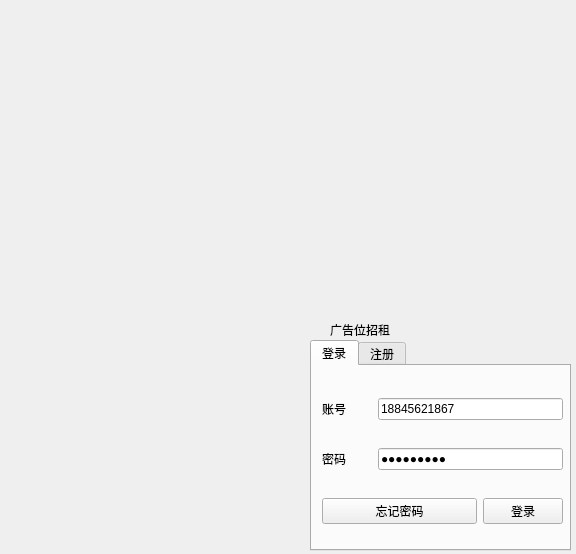
<?xml version="1.0" encoding="UTF-8"?>
<ui version="4.0">
 <class>logindlg</class>
 <widget class="QWidget" name="logindlg">
  <property name="geometry">
   <rect>
    <x>0</x>
    <y>0</y>
    <width>576</width>
    <height>554</height>
   </rect>
  </property>
  <property name="windowTitle">
   <string>logindlg</string>
  </property>
  <widget class="QLabel" name="lb_backImg">
   <property name="geometry">
    <rect>
     <x>1</x>
     <y>0</y>
     <width>311</width>
     <height>561</height>
    </rect>
   </property>
   <property name="text">
    <string/>
   </property>
   <property name="pixmap">
    <pixmap resource="tx.qrc">:/tx/guoqi.png</pixmap>
   </property>
   <property name="scaledContents">
    <bool>true</bool>
   </property>
  </widget>
  <widget class="QLabel" name="label_2">
   <property name="geometry">
    <rect>
     <x>450</x>
     <y>0</y>
     <width>131</width>
     <height>191</height>
    </rect>
   </property>
   <property name="text">
    <string/>
   </property>
   <property name="pixmap">
    <pixmap resource="tx.qrc">:/tx/5.png</pixmap>
   </property>
   <property name="scaledContents">
    <bool>true</bool>
   </property>
  </widget>
  <widget class="QLabel" name="label_3">
   <property name="geometry">
    <rect>
     <x>391</x>
     <y>194</y>
     <width>181</width>
     <height>61</height>
    </rect>
   </property>
   <property name="text">
    <string/>
   </property>
   <property name="pixmap">
    <pixmap resource="tx.qrc">:/tx/7.png</pixmap>
   </property>
   <property name="scaledContents">
    <bool>true</bool>
   </property>
  </widget>
  <widget class="QLabel" name="label_4">
   <property name="geometry">
    <rect>
     <x>391</x>
     <y>114</y>
     <width>61</width>
     <height>71</height>
    </rect>
   </property>
   <property name="text">
    <string/>
   </property>
   <property name="pixmap">
    <pixmap resource="tx.qrc">:/tx/13.png</pixmap>
   </property>
   <property name="scaledContents">
    <bool>true</bool>
   </property>
  </widget>
  <widget class="QLabel" name="label_5">
   <property name="geometry">
    <rect>
     <x>311</x>
     <y>4</y>
     <width>141</width>
     <height>111</height>
    </rect>
   </property>
   <property name="text">
    <string/>
   </property>
   <property name="pixmap">
    <pixmap resource="tx.qrc">:/tx/9.png</pixmap>
   </property>
   <property name="scaledContents">
    <bool>true</bool>
   </property>
  </widget>
  <widget class="QLabel" name="label_6">
   <property name="geometry">
    <rect>
     <x>310</x>
     <y>220</y>
     <width>81</width>
     <height>91</height>
    </rect>
   </property>
   <property name="text">
    <string/>
   </property>
   <property name="pixmap">
    <pixmap resource="tx.qrc">:/tx/25.png</pixmap>
   </property>
   <property name="scaledContents">
    <bool>true</bool>
   </property>
   <property name="wordWrap">
    <bool>false</bool>
   </property>
  </widget>
  <widget class="QLabel" name="label_7">
   <property name="geometry">
    <rect>
     <x>310</x>
     <y>110</y>
     <width>81</width>
     <height>111</height>
    </rect>
   </property>
   <property name="text">
    <string/>
   </property>
   <property name="pixmap">
    <pixmap resource="tx.qrc">:/tx/6.png</pixmap>
   </property>
   <property name="scaledContents">
    <bool>true</bool>
   </property>
  </widget>
  <widget class="QLabel" name="label_8">
   <property name="geometry">
    <rect>
     <x>461</x>
     <y>254</y>
     <width>111</width>
     <height>61</height>
    </rect>
   </property>
   <property name="text">
    <string/>
   </property>
   <property name="pixmap">
    <pixmap resource="tx.qrc">:/tx/19.png</pixmap>
   </property>
   <property name="scaledContents">
    <bool>true</bool>
   </property>
  </widget>
  <widget class="QLabel" name="label_9">
   <property name="geometry">
    <rect>
     <x>390</x>
     <y>254</y>
     <width>72</width>
     <height>61</height>
    </rect>
   </property>
   <property name="text">
    <string/>
   </property>
   <property name="pixmap">
    <pixmap resource="tx.qrc">:/tx/22.png</pixmap>
   </property>
   <property name="scaledContents">
    <bool>true</bool>
   </property>
  </widget>
  <widget class="QLabel" name="label_10">
   <property name="geometry">
    <rect>
     <x>330</x>
     <y>320</y>
     <width>221</width>
     <height>20</height>
    </rect>
   </property>
   <property name="text">
    <string>广告位招租</string>
   </property>
  </widget>
  <widget class="QTabWidget" name="tabWidget">
   <property name="geometry">
    <rect>
     <x>310</x>
     <y>340</y>
     <width>261</width>
     <height>211</height>
    </rect>
   </property>
   <property name="currentIndex">
    <number>0</number>
   </property>
   <widget class="QWidget" name="tb_login">
    <attribute name="title">
     <string>登录</string>
    </attribute>
    <widget class="QWidget" name="layoutWidget">
     <property name="geometry">
      <rect>
       <x>10</x>
       <y>10</y>
       <width>241</width>
       <height>171</height>
      </rect>
     </property>
     <layout class="QGridLayout" name="gridLayout_2">
      <item row="0" column="0">
       <widget class="QLabel" name="label">
        <property name="text">
         <string>账号</string>
        </property>
       </widget>
      </item>
      <item row="1" column="0">
       <widget class="QLabel" name="label_11">
        <property name="text">
         <string>密码</string>
        </property>
       </widget>
      </item>
      <item row="2" column="0" colspan="3">
       <widget class="QPushButton" name="pb_forgetPW">
        <property name="text">
         <string>忘记密码</string>
        </property>
       </widget>
      </item>
      <item row="2" column="3">
       <widget class="QPushButton" name="pb_login">
        <property name="text">
         <string>登录</string>
        </property>
       </widget>
      </item>
      <item row="0" column="1" colspan="3">
       <widget class="QLineEdit" name="le_account">
        <property name="text">
         <string>18845621867</string>
        </property>
        <property name="frame">
         <bool>true</bool>
        </property>
        <property name="placeholderText">
         <string>请输入您的手机号</string>
        </property>
        <property name="clearButtonEnabled">
         <bool>false</bool>
        </property>
       </widget>
      </item>
      <item row="1" column="1" colspan="3">
       <widget class="QLineEdit" name="le_password">
        <property name="text">
         <string>mmm959825</string>
        </property>
        <property name="echoMode">
         <enum>QLineEdit::Password</enum>
        </property>
       </widget>
      </item>
     </layout>
    </widget>
   </widget>
   <widget class="QWidget" name="tb_register">
    <attribute name="title">
     <string>注册</string>
    </attribute>
    <widget class="QWidget" name="layoutWidget">
     <property name="geometry">
      <rect>
       <x>10</x>
       <y>10</y>
       <width>241</width>
       <height>171</height>
      </rect>
     </property>
     <layout class="QGridLayout" name="gridLayout">
      <item row="0" column="0">
       <widget class="QLabel" name="label_12">
        <property name="text">
         <string>昵称</string>
        </property>
       </widget>
      </item>
      <item row="0" column="1">
       <widget class="QLineEdit" name="le_name">
        <property name="text">
         <string>尘埃飞舞呀</string>
        </property>
        <property name="placeholderText">
         <string>昵称不大于6位</string>
        </property>
       </widget>
      </item>
      <item row="1" column="0">
       <widget class="QLabel" name="label_13">
        <property name="text">
         <string>手机号</string>
        </property>
       </widget>
      </item>
      <item row="1" column="1">
       <widget class="QLineEdit" name="le_tel">
        <property name="text">
         <string>18845621867</string>
        </property>
        <property name="placeholderText">
         <string>手机号必须是11位数字</string>
        </property>
       </widget>
      </item>
      <item row="2" column="0">
       <widget class="QLabel" name="label_14">
        <property name="text">
         <string>密码</string>
        </property>
       </widget>
      </item>
      <item row="2" column="1">
       <widget class="QLineEdit" name="le_register_password">
        <property name="text">
         <string>mmm959825</string>
        </property>
        <property name="echoMode">
         <enum>QLineEdit::Password</enum>
        </property>
        <property name="placeholderText">
         <string>密码只能由英文和数字组成</string>
        </property>
       </widget>
      </item>
      <item row="3" column="1">
       <widget class="QPushButton" name="pb_register">
        <property name="text">
         <string>一键注册</string>
        </property>
       </widget>
      </item>
     </layout>
    </widget>
   </widget>
  </widget>
 </widget>
 <resources>
  <include location="tx.qrc"/>
 </resources>
 <connections/>
</ui>
